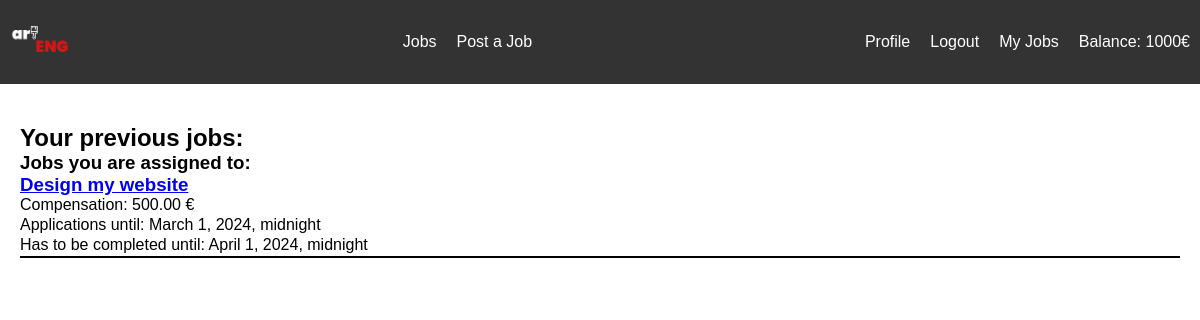
The page /jobs/my (signed in) on the database as committed earlier.
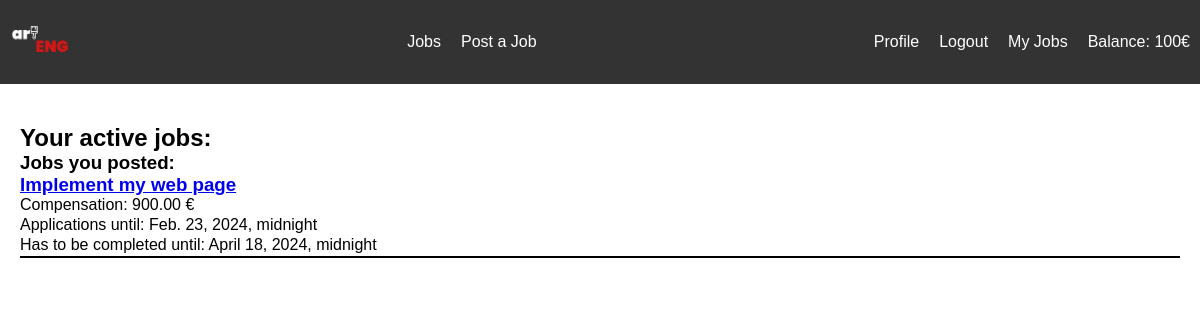
The same page on the database as committed later.
### jobs/models.py (models this page shows, shortened)
class Student(AbstractBaseUser, PermissionsMixin):
    TYPE_CHOICES = (
        ('art', 'Art Student'),
        ('engineering', 'Engineering Student'),
    )
    email = models.EmailField(unique=True)
    user_name = models.CharField(max_length=20, unique=True)
    balance = models.IntegerField(default=1000)
    USERNAME_FIELD = 'user_name'
    EMAIL_FIELD = 'email'
    REQUIRED_FIELDS = ['email']
    is_active = models.BooleanField(default=True)
    is_superuser = models.BooleanField(default=False)
    is_staff = models.BooleanField(default=False)
    date_joined = models.DateTimeField(default=timezone.now)
    last_login = models.DateTimeField(blank=True, null=True)
    first_name = models.CharField(max_length=30)
    last_name = models.CharField(max_length=30)
    institution = models.CharField(max_length=6)
    student_type = models.CharField(max_length=20, choices=TYPE_CHOICES)
    objects = CustomStudentManager()
    class Meta:
        verbose_name = 'Student'
        verbose_name_plural = 'Students'

class Job(models.Model):
    job_id = models.AutoField(primary_key=True)
    name = models.CharField(max_length=255)
    description = models.TextField()
    JOB_TYPES = [
        ('engineering', 'Engineering Job'),
        ('art', 'Art Job'),
    ]
    job_type = models.CharField(max_length=20, choices=JOB_TYPES)
    poster = models.ForeignKey(Student, on_delete=models.CASCADE, related_name='posted_jobs')
    assign_deadline = models.DateTimeField()
    completion_deadline = models.DateTimeField()
    assigned_to = models.ForeignKey(Student, on_delete=models.SET_NULL, null=True, blank=True, related_name='assigned_jobs')
    compensation = models.DecimalField(max_digits=10, decimal_places=2)
    is_completed = models.BooleanField(default=False)
    finished_link = models.TextField(default="")
    was_disputed = models.BooleanField(default=False)

### jobs/views.py (the view)
# urls.py: path('jobs/my', my_jobs, name='my_jobs'),
@login_required
def my_jobs(request):
    student = request.user
    assigned_jobs_active = Job.objects.filter(assigned_to=student, is_completed=False)
    posted_jobs_active = Job.objects.filter(poster=student, is_completed=False)
    assigned_jobs_previous = Job.objects.filter(assigned_to=student, is_completed=True)
    posted_jobs_previous = Job.objects.filter(poster=student, is_completed=True)
    context = {
        'student': student,
        'assigned_jobs_active': assigned_jobs_active,
        'posted_jobs_active': posted_jobs_active,
        'posted_jobs_previous': posted_jobs_previous,
        'assigned_jobs_previous': assigned_jobs_previous
        }
    return render(request, 'my_jobs.html', context)

### jobs/templates/my_jobs.html (shortened to what this page needs)
{% extends 'base.html' %}
{% block content %}
  {% if user.is_authenticated %}
    {% if posted_jobs_active or assigned_jobs_active %}
      <h2>Your active jobs:</h2>
      {% if posted_jobs_active %}
        <h3>Jobs you posted: </h3>
        {% for job in posted_jobs_active %}
          <div class="job_listing">
            <h3><a href="{% url 'jobs:job_detail' job.job_id %}">{{ job.name }}</a></h3>
            <p>Compensation: {{ job.compensation }} €</p>
            <p>Applications until: {{ job.assign_deadline }}</p>
            <p>Has to be completed until: {{ job.completion_deadline }}</p>
          </div>
        {% endfor %}
      {% endif %}
    {% endif %}
    {% if posted_jobs_previous or assigned_jobs_previous %}
      <h2>Your previous jobs:</h2>
      {% if assigned_jobs_previous %}
        <h3>Jobs you are assigned to: </h3>
        {% for job in assigned_jobs_previous %}
          <div class="job_listing">
            <h3><a href="{% url 'jobs:job_detail' job.job_id %}">{{ job.name }}</a></h3>
            <p>Compensation: {{ job.compensation }} €</p>
            <p>Applications until: {{ job.assign_deadline }}</p>
            <p>Has to be completed until: {{ job.completion_deadline }}</p>
          </div>
        {% endfor %}
      {% endif %}
    {% endif %}
  {% else %}
    <h2>You are not logged in</h2>
  {% endif %}
{% endblock %}

### jobs/templates/base.html (shortened to what this page needs)
{% load static %}
<!DOCTYPE html>
<html lang="en">
<head>
    <link rel="stylesheet" href="{% static 'style.css' %}">
</head>
<body>
    <nav>
        <div>
            <a href="{% url 'jobs:home' %}">
                <img src="{% static 'artENG.png' %}" alt="Logo" style="height: 60px; width: auto;", id="logo">
            </a>
            <ul class="nav-links">
                <li>
                    <a href="{% url 'jobs:jobs' %}">Jobs</a>
                </li>
                {% if user.is_authenticated %}
                <li>
                    <a href="{% url 'jobs:create_job' %}">Post a Job</a>
                </li>
                {% endif %}
            </ul>
            <ul class="user-links">
                {% if user.is_authenticated %}
                    <li>
                        <a href="{% url 'jobs:profile' student.user_name %}">Profile</a>
                    </li>
                    <li>
                        <a href="{% url 'jobs:logout' %}">Logout</a>
                    </li>
                    <li>
                        <a href="{% url 'jobs:my_jobs' %}">My Jobs</a>
                    </li>
                    <li>
                        <p>Balance: {{user.balance}}€</p>
                    </li>
                {% else %}
                    <li>
                        <a href="{% url 'jobs:login' %}">Login</a>
                    </li>
                {% endif %}
            </ul>
        </div>
    </nav>
<div class="content">
    {% block content %}{% endblock %}
</div>
</body>
</html>

Rows that differ between the two databases and show on the page:
removed Job: name "Design my website", compensation "500.00", assign_deadline "March 1, 2024, midnight", completion_deadline "April 1, 2024, midnight", shown under "Jobs you are assigned to:"
changed Student: balance "1000" → "100"
added Job: name "Implement my web page", compensation "900.00", assign_deadline "Feb. 23, 2024, midnight", completion_deadline "April 18, 2024, midnight", shown under "Jobs you posted:"
Other text that changed with them:
text no longer shown: "Your previous jobs: Jobs you are assigned to:"
text now shown: "Your active jobs: Jobs you posted:"
